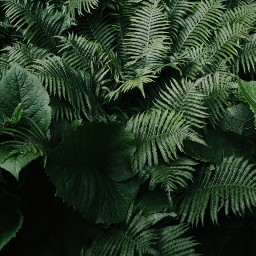
//> input picture opencv-practice/basic_image_conversions/smallfern.jpg, 256 x 256 px
$ ./main   (built with g++ and OpenCV 4)
//> lines starting //> are read from the running program, lines starting //| are printed output that depends on the picture
### opencv-practice/basic_image_conversions/saturation.h
#ifndef OPENCV_PRACTICE_SATURATION_H
#define OPENCV_PRACTICE_SATURATION_H

#include <opencv2/opencv.hpp>

cv::Mat create_saturated(const cv::Mat& original, double alpha, int beta);

#endif //OPENCV_PRACTICE_SATURATION_H

### opencv-practice/basic_image_conversions/saturation.cpp
#include "saturation.h"

cv::Mat create_saturated(const cv::Mat& original, double alpha, int beta)
{
    cv::Mat new_image = cv::Mat::zeros(original.size(), original.type());

    // [10 lines of commented-out code are left out]

    original.convertTo(new_image, -1, alpha, beta);
    return new_image;
}

### opencv-practice/basic_image_conversions/main.cpp
#ifdef _WIN32
#define PATH "..\\..\\..\\"
#endif

#ifdef linux
#define PATH "../"
#endif

#include <iostream>
#include <opencv2/opencv.hpp>
#include "saturation.h"


int main()
{
    cv::Mat image;
    image = cv::imread(PATH "smallfern.jpg", 1);
//> image is the input picture: 256 rows x 256 cols, CV_8UC3; mean B, G, R 36.3, 55.3, 37.6

    cv::Mat image2;
    image2 = cv::imread(PATH "minearl2.jpg", 1);
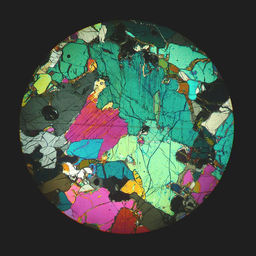
//> input picture opencv-practice/basic_image_conversions/minearl2.jpg, 256 x 256 px
//> image2 is the input picture: 256 rows x 256 cols, CV_8UC3; mean B, G, R 71.6, 81.4, 66.5

    if (!image.data) {printf("No image data \n"); return -1;}
    if (!image2.data) {printf("No image2 data \n"); return -1;}

    double alpha = 5.0;
    int beta = 20;

    cv::namedWindow("Original", cv::WINDOW_AUTOSIZE);
    cv::imshow("Original", image);

    cv::namedWindow("Saturated", cv::WINDOW_AUTOSIZE);
    cv::imshow("Saturated", create_saturated(image, alpha, beta));
//> in create_saturated, `original.convertTo(new_image, -1, alpha, beta);`:
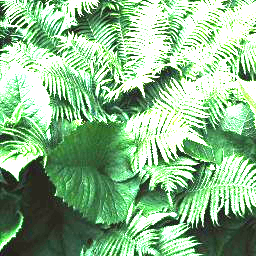
//> new_image: 256 rows x 256 cols, CV_8UC3; mean B, G, R 141.2, 184.2, 140.8

    cv::Mat blend;
    cv::addWeighted(image, 0.5, image2, 0.5, 0.0, blend);
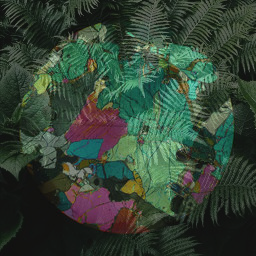
//> blend: 256 rows x 256 cols, CV_8UC3; mean B, G, R 54, 68.4, 52.1
    cv::namedWindow("Blended", cv::WINDOW_AUTOSIZE);
    cv::imshow("Blended", blend);

    cv::Mat gray;
    cv::cvtColor(image2, gray, cv::COLOR_RGB2GRAY);
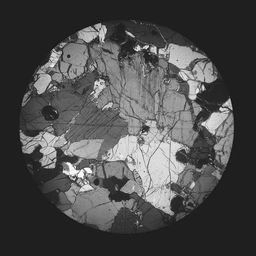
//> gray: 256 rows x 256 cols, CV_8UC1; min 7, max 254, mean 76.8
    cv::namedWindow("Grayscale", cv::WINDOW_AUTOSIZE);
    cv::imshow("Grayscale", gray);

    cv::waitKey(0);

    return 0;
}
